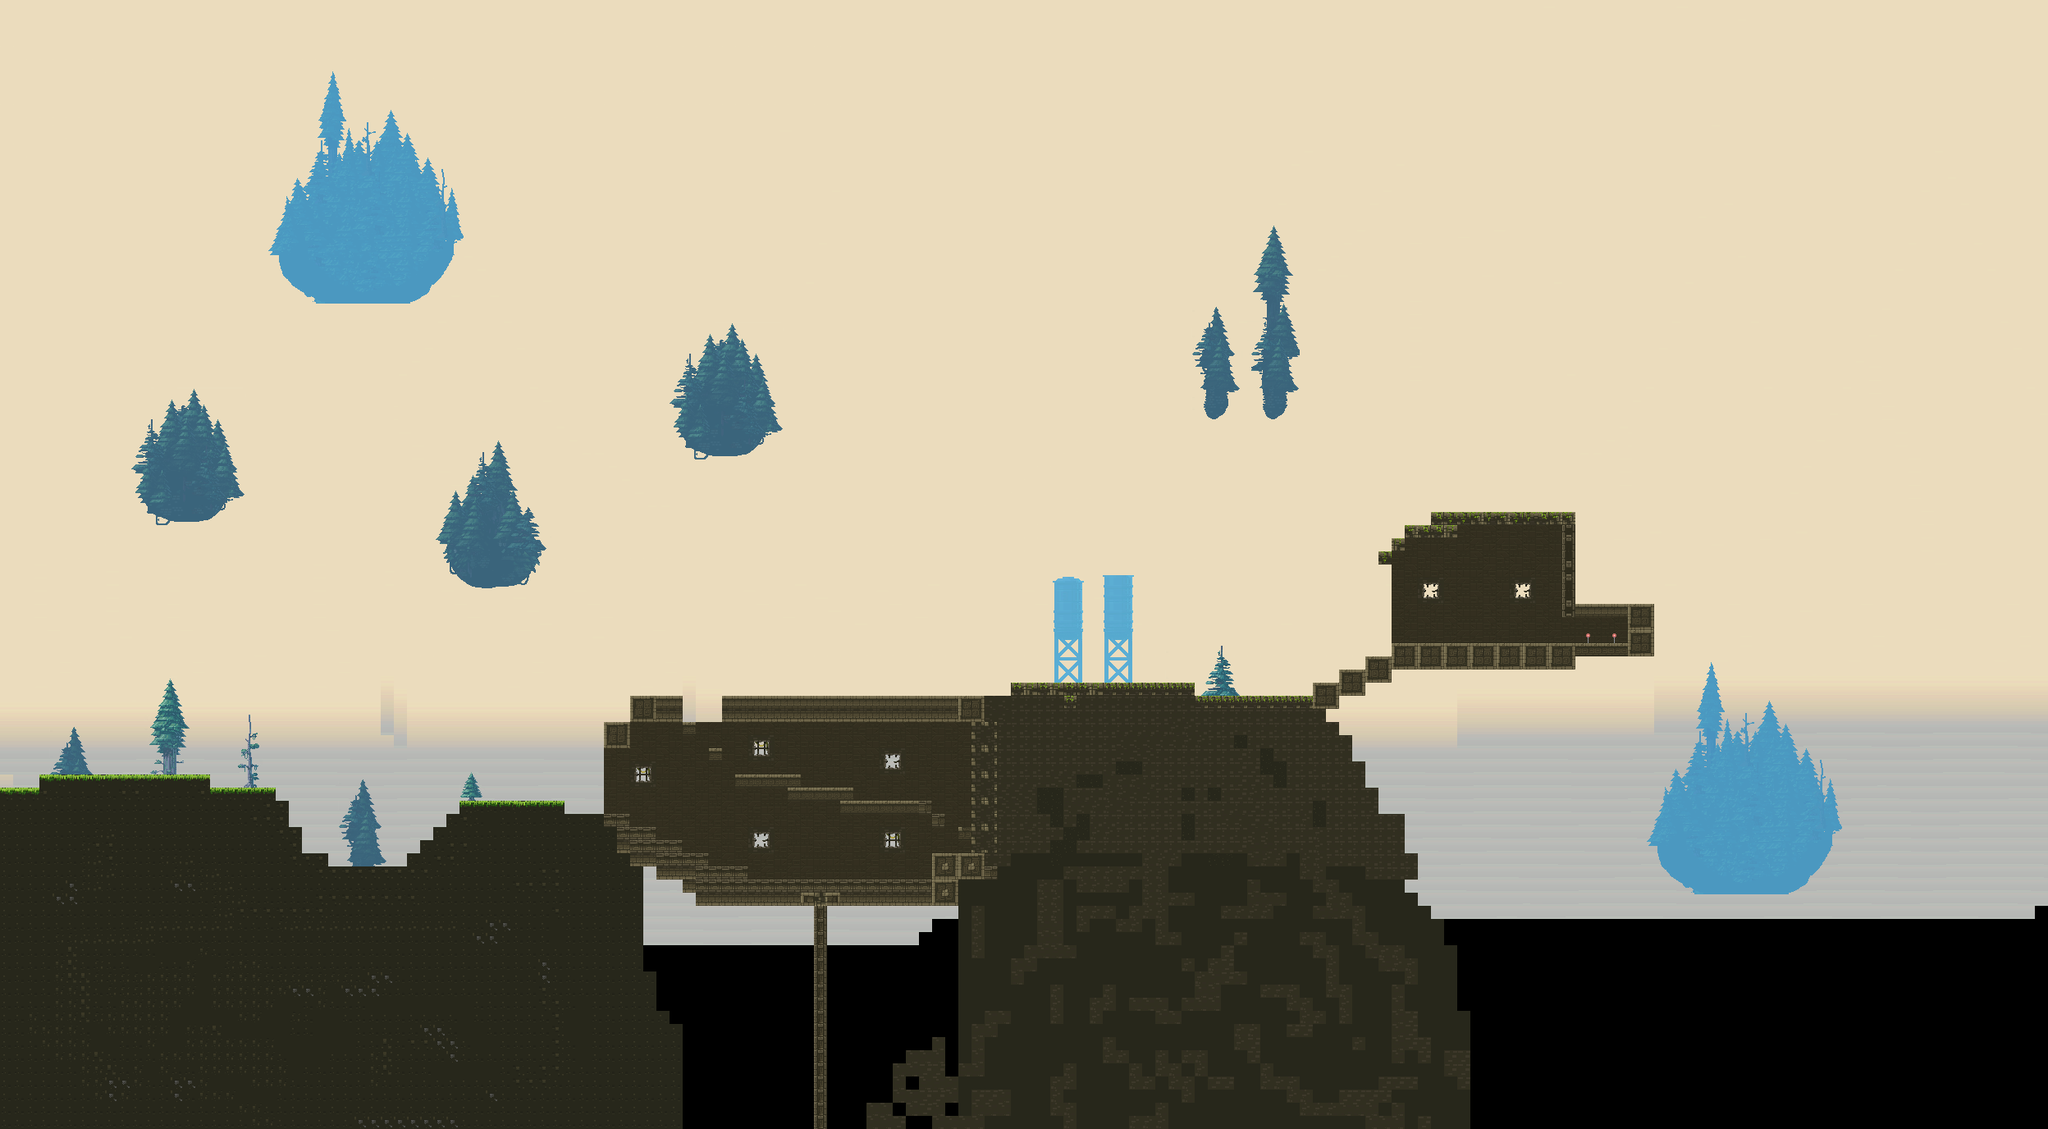

A 2D game scene composited from a Tiled map and its tileset images. What follows is a short description and the map's XML, with each tile layer's data collapsed to a summary:
An orthogonal 156x86 tile map with 16x16 px tiles, 6 tile layers (BackgroundSky, Background1, NonSolid, Checkpoint, ...), 5 tilesets.

<map version="1.10" tiledversion="1.11.2" orientation="orthogonal" renderorder="right-down" width="156" height="86" tilewidth="16" tileheight="16" infinite="0" nextlayerid="7" nextobjectid="1">
 <tileset firstgid="1" source="sky_stormy.tsx" />
 <tileset firstgid="513" source="Forest_dirt.tsx" />
 <tileset firstgid="577" source="temple_bricks.tsx" />
 <tileset firstgid="833" source="parallax_Forest_Daylight 1.tsx" />
 <tileset firstgid="9025" source="SuperCheckpoint.tsx" />
 <layer id="4" name="BackgroundSky" width="156" height="86">
  <data>[13416 cells, 11002 non-empty, 473 distinct tile ids]</data>
 </layer>
 <layer id="2" name="Background1" width="156" height="86">
  <data>[13416 cells, 1626 non-empty, 971 distinct tile ids]</data>
 </layer>
 <layer id="3" name="NonSolid" width="156" height="86">
  <data>[13416 cells, 459 non-empty, 28 distinct tile ids]</data>
 </layer>
 <layer id="6" name="Checkpoint" width="156" height="86">
  <data>[13416 cells, 4 non-empty, 2 distinct tile ids]</data>
 </layer>
 <layer id="1" name="Solid" width="156" height="86">
  <data>[13416 cells, 2631 non-empty, 49 distinct tile ids]</data>
 </layer>
 <layer id="5" name="Grass" width="156" height="86">
  <data>[13416 cells, 29 non-empty, 4 distinct tile ids]</data>
 </layer>
</map>